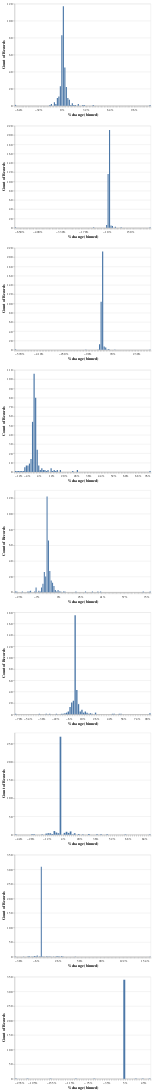

The notebook cell this image was saved under:
### Code cell
returns_histogram(balances[0]) & returns_histogram(balances[1]) & returns_histogram(balances[2]) & returns_histogram(balances[3]) & returns_histogram(balances[4]) & returns_histogram(balances[5]) & returns_histogram(balances[6]) & returns_histogram(balances[7]) & returns_histogram(balances[8])

### Figure 1 — Vega-Lite specification as saved in the notebook (floating-point values rounded to 4 significant figures; data arrays with more than 128 entries replaced by an {"elided": "..."} marker saying what was removed)
{"config": {"view": {"continuousWidth": 400, "continuousHeight": 300}}, "vconcat": [{"data": {"name": "data-6dc874fd827ed0412561725fcd88d1da"}, "mark": "bar", "encoding": {"x": {"type": "quantitative", "axis": {"format": "%"}, "bin": {"maxbins": 100}, "field": "% change"}, "y": {"type": "quantitative", "aggregate": "count"}}}, {"data": {"name": "data-28fc7c746a3f03f1a3d052068c322a76"}, "mark": "bar", "encoding": {"x": {"type": "quantitative", "axis": {"format": "%"}, "bin": {"maxbins": 100}, "field": "% change"}, "y": {"type": "quantitative", "aggregate": "count"}}}, {"data": {"name": "data-fa5795622a8f57262bcfa9132e688dcd"}, "mark": "bar", "encoding": {"x": {"type": "quantitative", "axis": {"format": "%"}, "bin": {"maxbins": 100}, "field": "% change"}, "y": {"type": "quantitative", "aggregate": "count"}}}, {"data": {"name": "data-4e377f8c735b56cee680ee19c50c60fb"}, "mark": "bar", "encoding": {"x": {"type": "quantitative", "axis": {"format": "%"}, "bin": {"maxbins": 100}, "field": "% change"}, "y": {"type": "quantitative", "aggregate": "count"}}}, {"data": {"name": "data-ca3dd03b0369a5ca8834fad48643b9b1"}, "mark": "bar", "encoding": {"x": {"type": "quantitative", "axis": {"format": "%"}, "bin": {"maxbins": 100}, "field": "% change"}, "y": {"type": "quantitative", "aggregate": "count"}}}, {"data": {"name": "data-bcac2d2e41a8e1ec41d4685d852768fb"}, "mark": "bar", "encoding": {"x": {"type": "quantitative", "axis": {"format": "%"}, "bin": {"maxbins": 100}, "field": "% change"}, "y": {"type": "quantitative", "aggregate": "count"}}}, {"data": {"name": "data-1e0a69eccbb0d56def78908b823a5eb5"}, "mark": "bar", "encoding": {"x": {"type": "quantitative", "axis": {"format": "%"}, "bin": {"maxbins": 100}, "field": "% change"}, "y": {"type": "quantitative", "aggregate": "count"}}}, {"data": {"name": "data-49aaaf4de51f14a9c24472c7479db4fb"}, "mark": "bar", "encoding": {"x": {"type": "quantitative", "axis": {"format": "%"}, "bin": {"maxbins": 100}, "field": "% change"}, "y": {"type": "quantitative", "aggregate": "count"}}}, {"data": {"name": "data-271227b1353d94ce66f4de10ec13129e"}, "mark": "bar", "encoding": {"x": {"type": "quantitative", "axis": {"format": "%"}, "bin": {"maxbins": 100}, "field": "% change"}, "y": {"type": "quantitative", "aggregate": "count"}}}], "$schema": "https://vega.github.io/schema/vega-lite/v4.0.0.json", "datasets": {"data-6dc874fd827ed0412561725fcd88d1da": {"elided": "349 records"}, "data-28fc7c746a3f03f1a3d052068c322a76": {"elided": "349 records"}, "data-fa5795622a8f57262bcfa9132e688dcd": {"elided": "349 records"}, "data-4e377f8c735b56cee680ee19c50c60fb": {"elided": "349 records"}, "data-ca3dd03b0369a5ca8834fad48643b9b1": {"elided": "349 records"}, "data-bcac2d2e41a8e1ec41d4685d852768fb": {"elided": "349 records"}, "data-1e0a69eccbb0d56def78908b823a5eb5": {"elided": "349 records"}, "data-49aaaf4de51f14a9c24472c7479db4fb": {"elided": "349 records"}, "data-271227b1353d94ce66f4de10ec13129e": {"elided": "349 records"}}}
